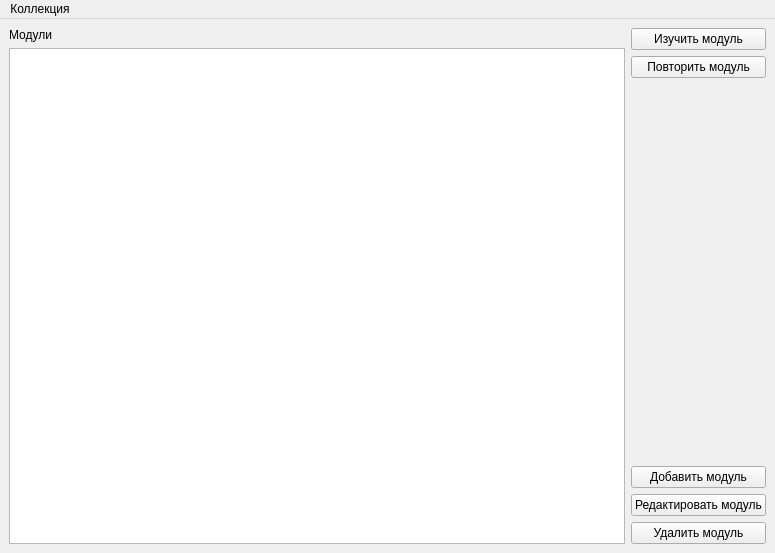
<?xml version="1.0" encoding="UTF-8"?>
<ui version="4.0">
 <class>MainWindow</class>
 <widget class="QMainWindow" name="MainWindow">
  <property name="geometry">
   <rect>
    <x>0</x>
    <y>0</y>
    <width>775</width>
    <height>553</height>
   </rect>
  </property>
  <property name="windowTitle">
   <string>MainWindow</string>
  </property>
  <widget class="QWidget" name="centralwidget">
   <layout class="QHBoxLayout" name="horizontalLayout">
    <item>
     <layout class="QVBoxLayout" name="verticalLayout">
      <item>
       <widget class="QLabel" name="label">
        <property name="text">
         <string>Модули</string>
        </property>
       </widget>
      </item>
      <item>
       <widget class="QListWidget" name="decksList"/>
      </item>
     </layout>
    </item>
    <item>
     <layout class="QVBoxLayout" name="verticalLayout_2">
      <item>
       <widget class="QPushButton" name="learnDeckButton">
        <property name="text">
         <string>Изучить модуль</string>
        </property>
       </widget>
      </item>
      <item>
       <widget class="QPushButton" name="repeatDeckButton">
        <property name="text">
         <string>Повторить модуль</string>
        </property>
       </widget>
      </item>
      <item>
       <spacer name="verticalSpacer">
        <property name="orientation">
         <enum>Qt::Vertical</enum>
        </property>
        <property name="sizeHint" stdset="0">
         <size>
          <width>20</width>
          <height>40</height>
         </size>
        </property>
       </spacer>
      </item>
      <item>
       <widget class="QPushButton" name="addDeckButton">
        <property name="text">
         <string>Добавить модуль</string>
        </property>
       </widget>
      </item>
      <item>
       <widget class="QPushButton" name="editDeckButton">
        <property name="text">
         <string>Редактировать модуль</string>
        </property>
       </widget>
      </item>
      <item>
       <widget class="QPushButton" name="deleteDeckButton">
        <property name="text">
         <string>Удалить модуль</string>
        </property>
       </widget>
      </item>
     </layout>
    </item>
   </layout>
  </widget>
  <widget class="QMenuBar" name="menubar">
   <property name="geometry">
    <rect>
     <x>0</x>
     <y>0</y>
     <width>775</width>
     <height>22</height>
    </rect>
   </property>
   <widget class="QMenu" name="menu">
    <property name="title">
     <string>Коллекция</string>
    </property>
    <addaction name="importAction"/>
    <addaction name="exportAction"/>
   </widget>
   <addaction name="menu"/>
  </widget>
  <action name="importAction">
   <property name="text">
    <string>Импортировать</string>
   </property>
  </action>
  <action name="exportAction">
   <property name="text">
    <string>Экспортировать</string>
   </property>
  </action>
 </widget>
 <resources/>
 <connections/>
</ui>
